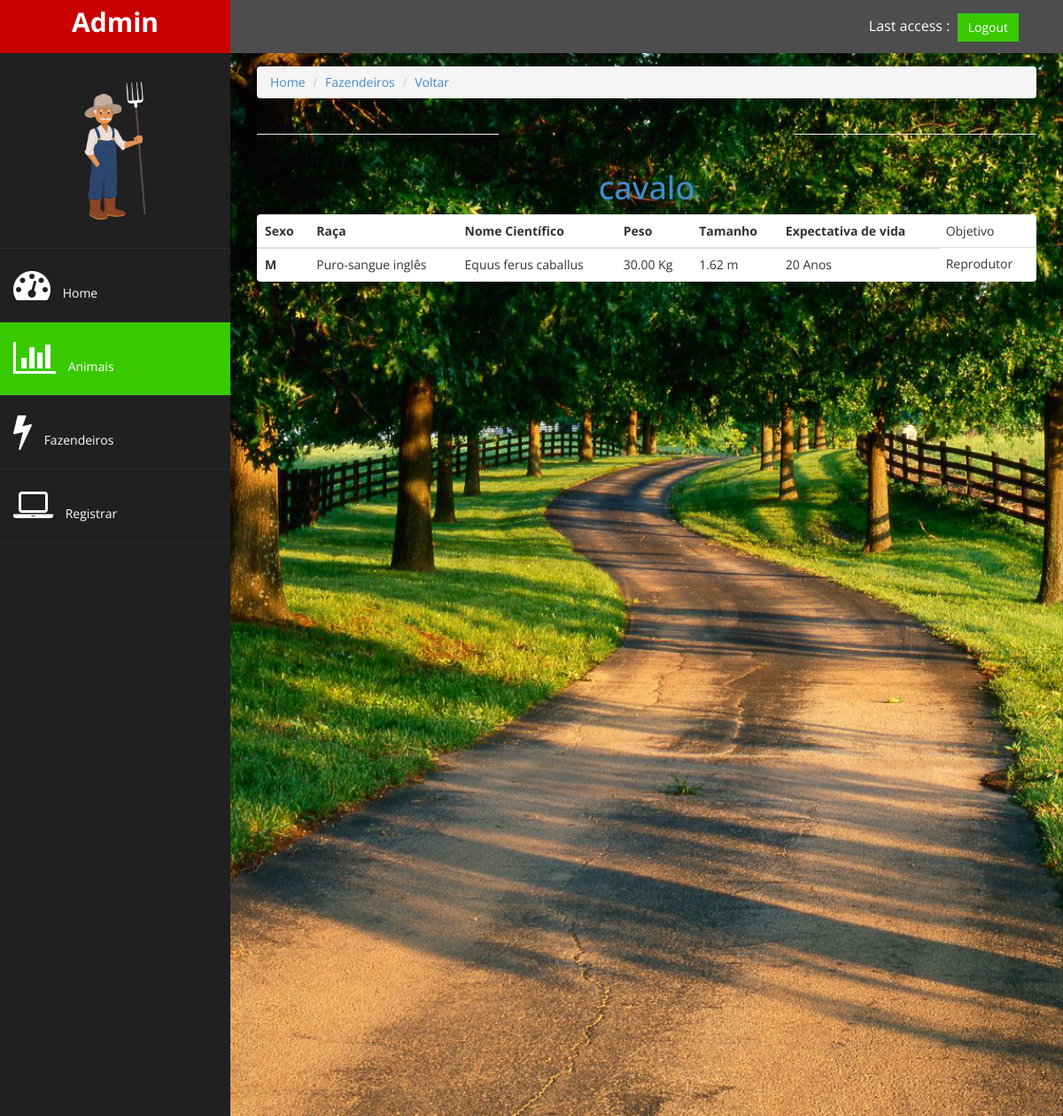
Page /home/animais/1/ on the earlier database version.
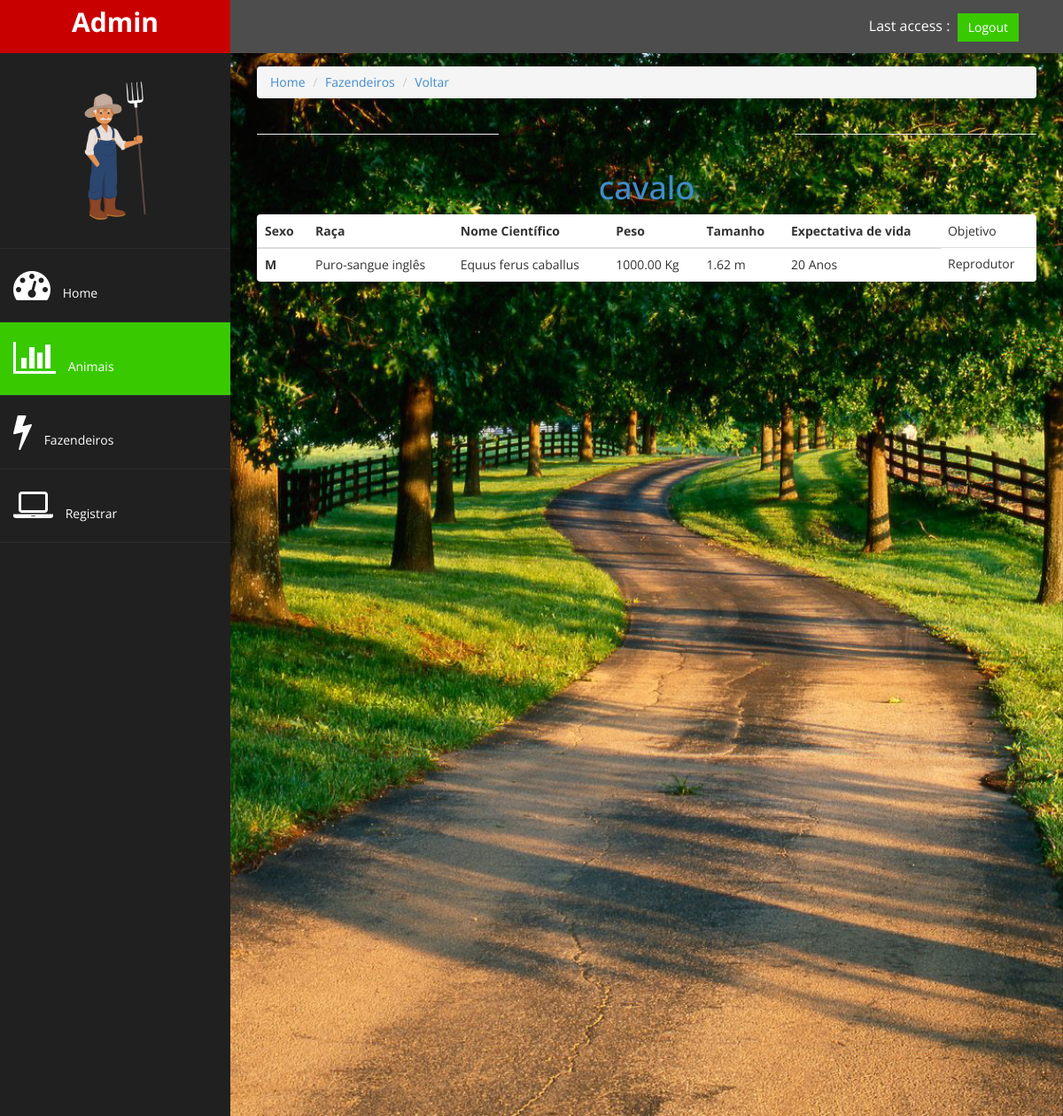
Same page on the later database version.
### gestao/models.py (models this page shows)
class Animal(models.Model):
      nome = models.CharField(max_length=20)
      sexo = models.CharField(max_length=1, choices=[('M','Macho'),('F','Fêmea')])
      raca = models.CharField(max_length=20, verbose_name='Raça')
      cientifico = models.CharField(max_length=20, verbose_name='Nome Científico')
      peso = models.DecimalField(max_digits=6, decimal_places=2)
      tamanho = models.DecimalField(max_digits=5,decimal_places=2)
      expectativa = models.IntegerField(verbose_name='Expectativa de Vida')
      objetivo = models.CharField(max_length=10, choices=[('Abate','Abate'),('Reprodutor','Reprodutor')])

### gestao/views.py (the view)
# urls.py: path('animais/<int:animal_id>/', views.show_animal)
def show_animal(request, animal_id):
      animal = Animal.objects.get(id=animal_id)
      return render(request, 'animal/show.html', {'animal':animal})

### gestao/templates/animal/show.html
{% extends 'base.html' %}
{% block active-animais %}
active-menu
{% endblock %}
{% block conteudo %}
<div class="row">
      <div class="col-md-12">
            <ol class="breadcrumb">
                  <li><a href="/home/">Home</a></li>
                  <li><a href="/home/fazendeiros">Fazendeiros</a></li>
                  <li><a href="/home/animais">Voltar</a></li>
            </ol>
      </div>
</div>
<div class="row">
      <div class="col-md-4">
            <hr class="featurette-divider">
      </div>
      <div class="col-lg-4">
      </div>
      <div class="col-md-4">
            <hr class="featurette-divider">
      </div>
</div>
<div class="row">
      <div class="col-md-12">
            <h1 id="nome-animal"><a target="_blank" href="https://www.google.com/search?ei=DAFEXKayDcLZ5OUP-72D0AE&q={{animal.nome}}+{{animal.raca}}">{{animal.nome}}</a></h1>
            <table class="table panel">
                  <thead>
                        <tr>
                              <th>Sexo</th>
                              <th>Raça</th>
                              <th>Nome Científico</th>
                              <th>Peso</th>
                              <th>Tamanho</th>
                              <th>Expectativa de vida</th>
                              <td>Objetivo</td>
                        </tr>
                  </thead>
                  <tbody>
                        <tr>
                              <th>{{animal.sexo}}</th>
                              <td>{{animal.raca}}</td>
                              <td>{{animal.cientifico}}</td>
                              <td>{{animal.peso}} Kg</td>
                              <td>{{animal.tamanho}} m</td>
                              <td>{{animal.expectativa}} Anos</td>
                              <td>{{animal.objetivo}}</td>
                        </tr>
                  </tbody>
            </table>
      </div>
</div>
{% endblock %}

### gestao/templates/base.html (shortened to what this page needs)
{% load static %}
<!DOCTYPE html>
<html xmlns="http://www.w3.org/1999/xhtml">
<head>
    <link href="{% static 'assets/css/bootstrap.css' %}" rel="stylesheet" />
    <link href="{% static 'assets/css/font-awesome.css' %}" rel="stylesheet" />
    <link href="{% static 'assets/js/morris/morris-0.4.3.min.css' %}" rel="stylesheet" />
    <link href="{% static 'assets/css/custom.css' %}" rel="stylesheet" />
    <link rel="stylesheet" href="{% static 'assets/css/style.css' %}">
</head>
<body>
    <div id="wrapper">
        <nav class="navbar navbar-default navbar-cls-top " role="navigation" style="margin-bottom: 0">
            <div class="navbar-header">
                <a class="navbar-brand" href="/home">Admin</a>
            </div>
            <div style="color: white;padding: 15px 50px 5px 50px;float: right; font-size: 16px;"> Last access :&nbsp;
                <a href="/" class="btn btn-danger square-btn-adjust">Logout</a>
            </div>
        </nav>
        <nav class="navbar-default navbar-side" role="navigation">
            <div class="sidebar-collapse">
                <ul class="nav" id="main-menu">
                    <li class="text-center">
                        <img src="{% static 'assets/img/home.png' %}"
                            class="user-image img-responsive" />
                    </li>
                    <li>
                        <a class="{% block active-home %} {% endblock %}" href="/home">
                            <i class="fa fa-dashboard fa-3x"></i> Home</a>
                    </li>
                    <li>
                        <a class="{% block active-animais %} {% endblock %}" href="/home/animais">
                            <i class="fa fa-bar-chart-o fa-3x"></i> Animais</a>
                    </li>
                    <li>
                        <a href="/home/fazendeiros">
                            <i class="fa fa-bolt fa-3x"></i> Fazendeiros</a>
                    </li>
                    <li>
                        <a href="/admin">
                            <i class="fa fa-laptop fa-3x"></i> Registrar</a>
                    </li>
                </ul>
            </div>
        </nav>
        <div id="page-wrapper">
            {% block conteudo %} {% endblock %}
        </div>
    </div>
</body>
</html>

### gestao/static/assets/css/custom.css (style rules this page uses)
body { font-family: 'Open Sans', sans-serif; }
#wrapper { width: 100%; background:#202020; }
#page-wrapper { padding: 15px 15px; min-height: 600px; background-image: url(../img/fazenda.jpg); background-attachment: fixed; background-repeat: no-repeat; background-size: cover; }
.text-center { text-align:center; }
.square-btn-adjust { border: 0px solid transparent; -webkit-border-radius: 0px; -moz-border-radius: 0px; border-radius: 0px; }
.user-image { margin: 25px auto; -webkit-border-radius: 10px; -moz-border-radius: 10px; border-radius: 10px; max-height:170px; max-width:170px; }
.navbar-cls-top .navbar-brand { color: #fff; background: rgb(57, 201, 0); width: 260px; text-align: center; height: 60px; font-size: 30px; font-weight: 700; }
.active-menu { background-color:rgb(57, 201, 0)!important; }
.sidebar-collapse , .sidebar-collapse .nav { background:none; }
.sidebar-collapse .nav { padding:0; }
.sidebar-collapse .nav > li > a { color:#fff; background:#202020; text-shadow:none; }
.sidebar-collapse > .nav > li > a { padding: 20px 15px; }
.sidebar-collapse > .nav > li { border-bottom: 1px solid rgba(107, 108, 109, 0.19); }
.navbar-side { border:none; background-color: #202020; }
.navbar-cls-top { background:#4D4D4D; border-bottom:none; }
.navbar-default { border:0px solid black; }
.navbar-header { background: #A70303; }
.nav > li > a > i { margin-right:10px; }
@media (min-width:768px) { #page-wrapper { margin: 0 0 0 260px; padding: 15px 30px; min-height: 1200px; } }
@media (min-width:768px) { .navbar-side { z-index: 1; position: absolute; width: 260px; } }
@media (min-width:768px) { .navbar { border-radius: 0px; } }

### gestao/static/assets/css/style.css (style rules this page uses)
#nome-animal { text-align: center; }

Differences in the rows shown:
changed Animal "cavalo": peso "30.00" → "1000.00"
